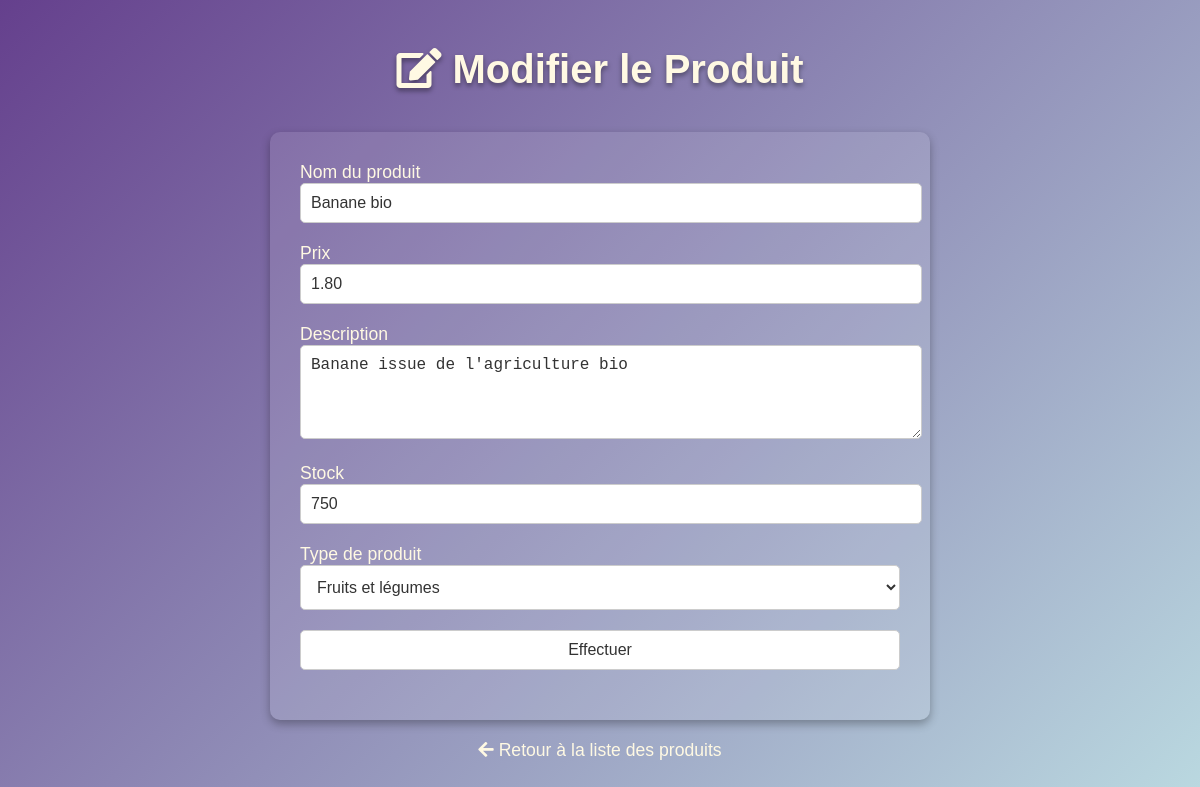
The page /update/13 on the database its author committed.
### tables this page shows
CREATE TABLE produits (
                        id INTEGER PRIMARY KEY AUTOINCREMENT,
                        nom TEXT NOT NULL,
                        prix REAL NOT NULL, 
                        description TEXT NOT NULL,
                        stock INTEGER NOT NULL,
                        type_produit TEXT NOT NULL
                    );

### app.py (the view)
@app.route('/update/<int:id>', methods=['GET', 'POST'])
def edit_product(id):
    produit = Produit()  # Créer une instance de la classe Produit
    produit_to_update = next((p for p in produit.get_products() if p.id == id), None)  # Trouver le produit à modifier
    if produit_to_update is None:
        flash('Produit non trouvé', 'danger')
        return redirect(url_for('list_produits'))
    form = AddProductForm(obj=produit_to_update)
    if form.validate_on_submit():
        prix = float(form.prix.data) if isinstance(form.prix.data, Decimal) else form.prix.data
        produit.update_product(id, form.nom.data, prix, form.description.data, form.stock.data, form.type_produit.data)
        return redirect(url_for('list_produits'))
    return render_template('edit_product.html', form=form, produit=produit_to_update)

### forms.py
class AddProductForm(FlaskForm):
    nom = StringField('Nom du produit', validators=[DataRequired(), Length(max=50)])
    prix = DecimalField('Prix', validators=[DataRequired(), NumberRange(min=0)], places=2)
    description = TextAreaField('Description', validators=[Length(max=200)])
    stock = IntegerField('Stock', validators=[DataRequired(), NumberRange(min=0)])
    type_produit = SelectField('Type de produit', choices=[
        ('Fruits et légumes', 'Fruits et légumes'),
        ('Produits laitiers', 'Produits laitiers'),
        ('Viandes et protéines', 'Viandes et protéines'),
        ('Produits de boulangerie', 'Produits de boulangerie'),
        ('Céréales et grains', 'Céréales et grains'),
        ('Conserves et produits secs', 'Conserves et produits secs'),
        ('Condiments et épices', 'Condiments et épices'),
        ('Boissons', 'Boissons'),
        ('Produits surgelés', 'Produits surgelés'),
        ('Snacks et confiseries', 'Snacks et confiseries'),
        ('Produits non alimentaires', 'Produits non alimentaires')
    ], validators=[DataRequired()])
    submit = SubmitField('Effectuer')

### gestion_produit.py (called while the page is built)
    def get_products(self):
        try:
            with sqlite3.connect("app_database.db") as connection:
                cursor = connection.cursor()
                cursor.execute("SELECT * FROM produits")
                produits = cursor.fetchall()
                return [Produit(nom=row[1], prix=row[2], description=row[3], stock=row[4], type_produit=row[5], id=row[0]) for row in produits]
        except sqlite3.Error as e:
            print(f"Erreur lors de la récupération des produits : {e}")
            return []

### templates/edit_product.html (shortened to what this page needs)
<!DOCTYPE html>
<html lang="fr">
<head>
    <link rel="stylesheet" type="text/css" href="{{ url_for('static', filename='style_edit_product.css') }}">
    <link href="https://cdnjs.cloudflare.com/ajax/libs/font-awesome/5.15.3/css/all.min.css" rel="stylesheet">
</head>
<body>
    <h1><i class="fas fa-edit"></i> Modifier le Produit</h1>
    <form method="POST">
        <div>
            <label for="nom">{{ form.nom.label }}</label>
            {{ form.nom(size=32) }}
        </div>
        <div>
            <label for="prix">{{ form.prix.label }}</label>
            {{ form.prix(size=32) }}
        </div>
        <div>
            <label for="description">{{ form.description.label }}</label>
            {{ form.description(rows=4, cols=50) }}
        </div>
        <div>
            <label for="stock">{{ form.stock.label }}</label>
            {{ form.stock(size=32) }}
        </div>
        <div>
            <label for="type_produit">{{ form.type_produit.label }}</label>
            <select name="type_produit">
                <option value="Fruits et légumes" {% if form.type_produit.data == 'Fruits et légumes' %}selected{% endif %}>Fruits et légumes</option>
            </select>
        </div>
        <div>
            {{ form.submit() }}
        </div>
    </form>
    <a href="{{ url_for('list_produits') }}" class="back-link">
        <i class="fas fa-arrow-left"></i> Retour à la liste des produits
    </a>
</body>
</html>

### Static/style_edit_product.css (style rules this page uses)
body { font-family: Arial, sans-serif; background: linear-gradient(135deg, #65408d, #bcdce2); color: white; padding: 20px; margin: 0; display: flex; flex-direction: column; min-height: 100vh; }
h1 { text-align: center; font-size: 2.5rem; margin-bottom: 40px; color: #fff9e3; text-shadow: 0 3px 5px rgba(0, 0, 0, 0.4); }
form { max-width: 600px; margin: 0 auto; background: rgba(255, 255, 255, 0.1); padding: 30px; border-radius: 10px; box-shadow: 0 4px 10px rgba(0, 0, 0, 0.3); }
div { margin-bottom: 20px; }
label { font-size: 1.1rem; color: #fff9e3; }
input, select, textarea { width: 100%; padding: 10px; font-size: 1rem; border: 1px solid #ccc; border-radius: 5px; background-color: #fff; color: #333; }
select { padding: 12px; }
.back-link { display: block; margin-top: 20px; text-align: center; font-size: 1.1rem; color: #fff9e3; text-decoration: none; }

### rows shown on the page
produits: nom "Banane bio", prix "1.80", description "Banane issue de l'agriculture bio", stock "750", type_produit "Fruits et légumes"
